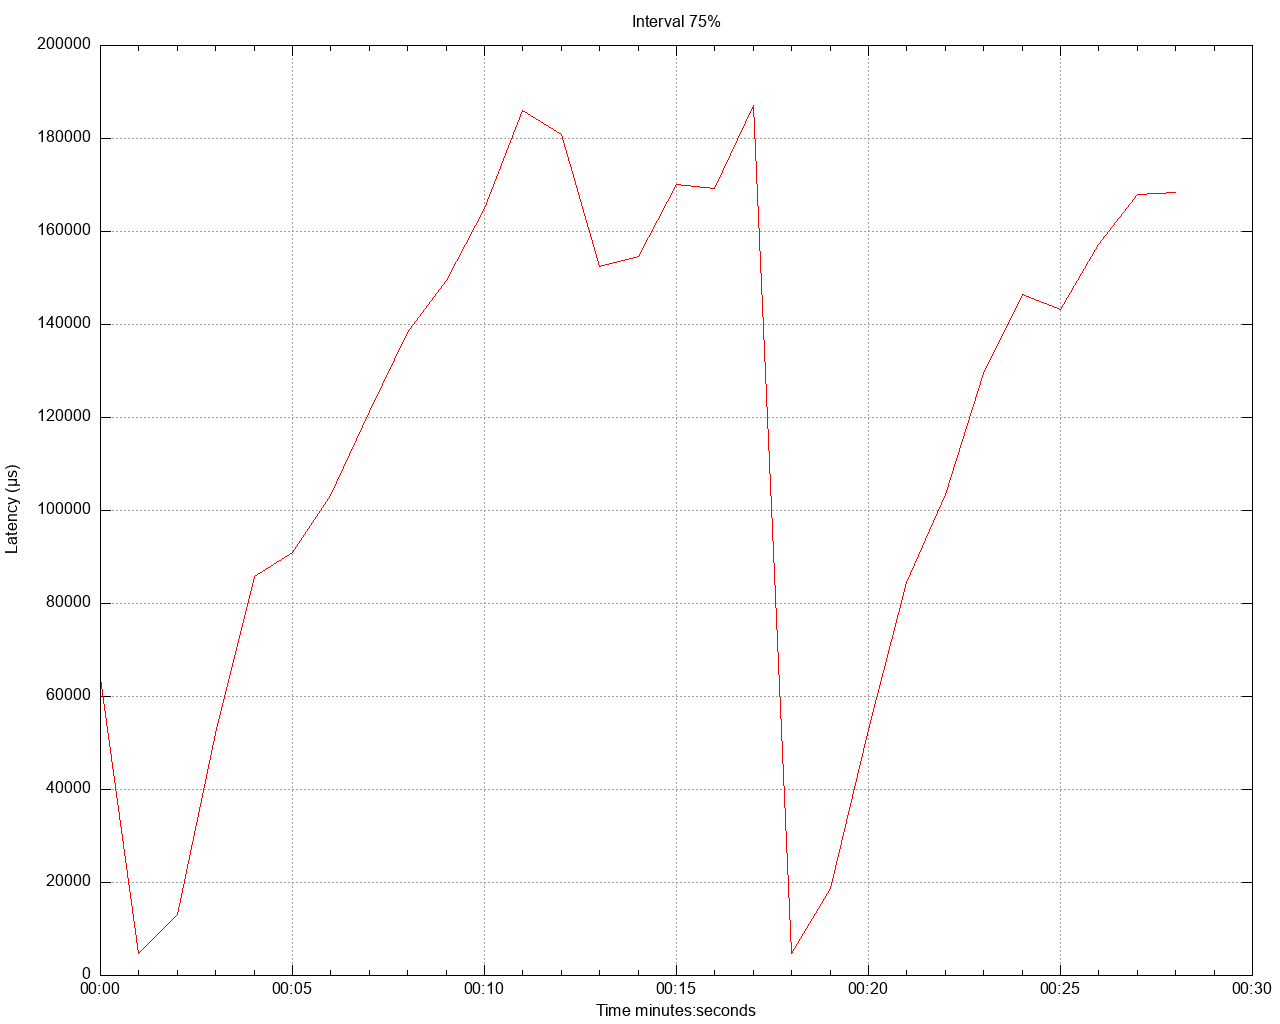

Here is the gnuplot script that generated this plot:
set title 'Interval 75%' noenhanced
set style data lines
set datafile separator ","
set terminal png size 1280,1024
set grid
set key below
set xdata time
set timefmt "%s"
offset = 0
t0(x)=(offset=($0==0) ? x : offset, x - offset)
set xlabel 'Time minutes:seconds'
set ylabel 'Latency (μs)'
set output '/Users/gbarnett/git/hazelcast-simulator/atomiclong-3node-member/atomicreference/latency/latency_interval_75_sixteenKbWrite.png'
plot \
   '/Users/gbarnett/git/hazelcast-simulator/atomiclong-3node-member/atomicreference/data/latency_interval_75_sixteenKbWrite_1.data' using (t0(timecolumn(1))):2 title "" lt rgb "red", \
